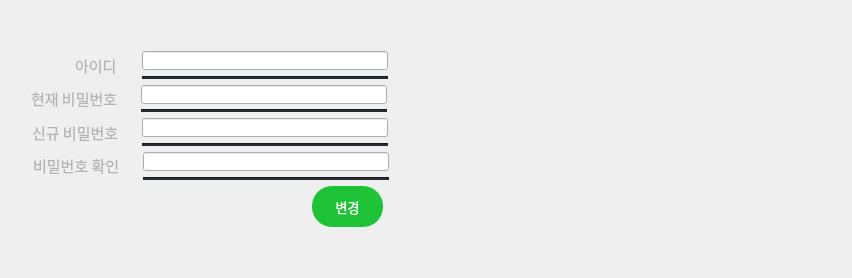
                  <widget class="QWidget" name="setting_user_setting_tab">
                   <layout class="QVBoxLayout" name="verticalLayout_51">
                    <item>
                     <layout class="QHBoxLayout" name="horizontalLayout_2">
                      <item>
                       <spacer name="horizontalSpacer_45">
                        <property name="orientation">
                         <enum>Qt::Orientation::Horizontal</enum>
                        </property>
                        <property name="sizeType">
                         <enum>QSizePolicy::Policy::Fixed</enum>
                        </property>
                        <property name="sizeHint" stdset="0">
                         <size>
                          <width>15</width>
                          <height>20</height>
                         </size>
                        </property>
                       </spacer>
                      </item>
                      <item>
                       <layout class="QVBoxLayout" name="verticalLayout_33">
                        <item>
                         <spacer name="verticalSpacer_24">
                          <property name="orientation">
                           <enum>Qt::Orientation::Vertical</enum>
                          </property>
                          <property name="sizeType">
                           <enum>QSizePolicy::Policy::Fixed</enum>
                          </property>
                          <property name="sizeHint" stdset="0">
                           <size>
                            <width>20</width>
                            <height>40</height>
                           </size>
                          </property>
                         </spacer>
                        </item>
                        <item>
                         <layout class="QVBoxLayout" name="verticalLayout_29">
                          <item>
                           <layout class="QHBoxLayout" name="horizontalLayout_40">
                            <item>
                             <spacer name="horizontalSpacer_35">
                              <property name="orientation">
                               <enum>Qt::Orientation::Horizontal</enum>
                              </property>
                              <property name="sizeType">
                               <enum>QSizePolicy::Policy::Fixed</enum>
                              </property>
                              <property name="sizeHint" stdset="0">
                               <size>
                                <width>48</width>
                                <height>20</height>
                               </size>
                              </property>
                             </spacer>
                            </item>
                            <item>
                             <widget class="QLabel" name="setting_user_id_label">
                              <property name="sizePolicy">
                               <sizepolicy hsizetype="Fixed" vsizetype="Preferred">
                                <horstretch>0</horstretch>
                                <verstretch>0</verstretch>
                               </sizepolicy>
                              </property>
                              <property name="minimumSize">
                               <size>
                                <width>60</width>
                                <height>22</height>
                               </size>
                              </property>
                              <property name="maximumSize">
                               <size>
                                <width>60</width>
                                <height>22</height>
                               </size>
                              </property>
                              <property name="font">
                               <font>
                                <family>Sans</family>
                                <pointsize>11</pointsize>
                               </font>
                              </property>
                              <property name="styleSheet">
                               <string notr="true">color: rgb(179,179,179);
background-color: rgba(255, 255, 255, 0);</string>
                              </property>
                              <property name="text">
                               <string>아이디</string>
                              </property>
                              <property name="alignment">
                               <set>Qt::AlignmentFlag::AlignLeading|Qt::AlignmentFlag::AlignLeft|Qt::AlignmentFlag::AlignVCenter</set>
                              </property>
                             </widget>
                            </item>
                            <item>
                             <layout class="QVBoxLayout" name="verticalLayout_20">
                              <item>
                               <widget class="QLineEdit" name="setting_user_id_input">
                                <property name="sizePolicy">
                                 <sizepolicy hsizetype="Preferred" vsizetype="Fixed">
                                  <horstretch>0</horstretch>
                                  <verstretch>0</verstretch>
                                 </sizepolicy>
                                </property>
                                <property name="minimumSize">
                                 <size>
                                  <width>246</width>
                                  <height>19</height>
                                 </size>
                                </property>
                                <property name="maximumSize">
                                 <size>
                                  <width>9999</width>
                                  <height>19</height>
                                 </size>
                                </property>
                                <property name="styleSheet">
                                 <string notr="true">color: rgb(255, 255, 255);</string>
                                </property>
                                <property name="text">
                                 <string/>
                                </property>
                               </widget>
                              </item>
                              <item>
                               <widget class="Line" name="setting_user_id_input_line">
                                <property name="minimumSize">
                                 <size>
                                  <width>246</width>
                                  <height>3</height>
                                 </size>
                                </property>
                                <property name="maximumSize">
                                 <size>
                                  <width>246</width>
                                  <height>3</height>
                                 </size>
                                </property>
                                <property name="font">
                                 <font>
                                  <family>Sans</family>
                                  <pointsize>5</pointsize>
                                  <strikeout>false</strikeout>
                                 </font>
                                </property>
                                <property name="contextMenuPolicy">
                                 <enum>Qt::ContextMenuPolicy::NoContextMenu</enum>
                                </property>
                                <property name="autoFillBackground">
                                 <bool>false</bool>
                                </property>
                                <property name="styleSheet">
                                 <string notr="true">background-color: rgb(36, 39, 44)</string>
                                </property>
                                <property name="orientation">
                                 <enum>Qt::Orientation::Horizontal</enum>
                                </property>
                               </widget>
                              </item>
                             </layout>
                            </item>
                           </layout>
                          </item>
                          <item>
                           <layout class="QHBoxLayout" name="horizontalLayout_39">
                            <property name="spacing">
                             <number>6</number>
                            </property>
                            <item>
                             <spacer name="horizontalSpacer_60">
                              <property name="orientation">
                               <enum>Qt::Orientation::Horizontal</enum>
                              </property>
                              <property name="sizeType">
                               <enum>QSizePolicy::Policy::Fixed</enum>
                              </property>
                              <property name="sizeHint" stdset="0">
                               <size>
                                <width>5</width>
                                <height>20</height>
                               </size>
                              </property>
                             </spacer>
                            </item>
                            <item>
                             <widget class="QLabel" name="setting_user_pw_label">
                              <property name="sizePolicy">
                               <sizepolicy hsizetype="Fixed" vsizetype="Preferred">
                                <horstretch>0</horstretch>
                                <verstretch>0</verstretch>
                               </sizepolicy>
                              </property>
                              <property name="minimumSize">
                               <size>
                                <width>104</width>
                                <height>22</height>
                               </size>
                              </property>
                              <property name="maximumSize">
                               <size>
                                <width>104</width>
                                <height>22</height>
                               </size>
                              </property>
                              <property name="font">
                               <font>
                                <family>Sans</family>
                                <pointsize>11</pointsize>
                               </font>
                              </property>
                              <property name="styleSheet">
                               <string notr="true">color: rgb(179,179,179);
background-color: rgba(255, 255, 255, 0);</string>
                              </property>
                              <property name="text">
                               <string>현재 비밀번호</string>
                              </property>
                              <property name="alignment">
                               <set>Qt::AlignmentFlag::AlignLeading|Qt::AlignmentFlag::AlignLeft|Qt::AlignmentFlag::AlignVCenter</set>
                              </property>
                             </widget>
                            </item>
                            <item>
                             <layout class="QVBoxLayout" name="verticalLayout_19">
                              <property name="spacing">
                               <number>5</number>
                              </property>
                              <item>
                               <widget class="QLineEdit" name="setting_user_pw_input">
                                <property name="sizePolicy">
                                 <sizepolicy hsizetype="Preferred" vsizetype="Fixed">
                                  <horstretch>0</horstretch>
                                  <verstretch>0</verstretch>
                                 </sizepolicy>
                                </property>
                                <property name="minimumSize">
                                 <size>
                                  <width>246</width>
                                  <height>19</height>
                                 </size>
                                </property>
                                <property name="maximumSize">
                                 <size>
                                  <width>9999</width>
                                  <height>19</height>
                                 </size>
                                </property>
                                <property name="styleSheet">
                                 <string notr="true">color: rgb(255, 255, 255);</string>
                                </property>
                                <property name="text">
                                 <string/>
                                </property>
                                <property name="echoMode">
                                 <enum>QLineEdit::EchoMode::Password</enum>
                                </property>
                               </widget>
                              </item>
                              <item>
                               <widget class="Line" name="setting_user_pw_input_line">
                                <property name="minimumSize">
                                 <size>
                                  <width>246</width>
                                  <height>3</height>
                                 </size>
                                </property>
                                <property name="maximumSize">
                                 <size>
                                  <width>246</width>
                                  <height>3</height>
                                 </size>
                                </property>
                                <property name="font">
                                 <font>
                                  <family>Sans</family>
                                  <pointsize>5</pointsize>
                                  <strikeout>false</strikeout>
                                 </font>
                                </property>
                                <property name="contextMenuPolicy">
                                 <enum>Qt::ContextMenuPolicy::NoContextMenu</enum>
                                </property>
                                <property name="autoFillBackground">
                                 <bool>false</bool>
                                </property>
                                <property name="styleSheet">
                                 <string notr="true">background-color: rgb(36, 39, 44)</string>
                                </property>
                                <property name="orientation">
                                 <enum>Qt::Orientation::Horizontal</enum>
                                </property>
                               </widget>
                              </item>
                             </layout>
                            </item>
                           </layout>
                          </item>
                          <item>
                           <layout class="QHBoxLayout" name="horizontalLayout_37">
                            <item>
                             <spacer name="horizontalSpacer_61">
                              <property name="orientation">
                               <enum>Qt::Orientation::Horizontal</enum>
                              </property>
                              <property name="sizeType">
                               <enum>QSizePolicy::Policy::Fixed</enum>
                              </property>
                              <property name="sizeHint" stdset="0">
                               <size>
                                <width>6</width>
                                <height>20</height>
                               </size>
                              </property>
                             </spacer>
                            </item>
                            <item>
                             <widget class="QLabel" name="setting_user_new_pw_label">
                              <property name="sizePolicy">
                               <sizepolicy hsizetype="Fixed" vsizetype="Preferred">
                                <horstretch>0</horstretch>
                                <verstretch>0</verstretch>
                               </sizepolicy>
                              </property>
                              <property name="minimumSize">
                               <size>
                                <width>104</width>
                                <height>22</height>
                               </size>
                              </property>
                              <property name="maximumSize">
                               <size>
                                <width>104</width>
                                <height>22</height>
                               </size>
                              </property>
                              <property name="font">
                               <font>
                                <family>Sans</family>
                                <pointsize>11</pointsize>
                               </font>
                              </property>
                              <property name="styleSheet">
                               <string notr="true">color: rgb(179,179,179);
background-color: rgba(255, 255, 255, 0);</string>
                              </property>
                              <property name="text">
                               <string>신규 비밀번호</string>
                              </property>
                              <property name="alignment">
                               <set>Qt::AlignmentFlag::AlignLeading|Qt::AlignmentFlag::AlignLeft|Qt::AlignmentFlag::AlignVCenter</set>
                              </property>
                             </widget>
                            </item>
                            <item>
                             <layout class="QVBoxLayout" name="verticalLayout_17">
                              <item>
                               <widget class="QLineEdit" name="setting_user_new_pw_input">
                                <property name="sizePolicy">
                                 <sizepolicy hsizetype="Preferred" vsizetype="Fixed">
                                  <horstretch>0</horstretch>
                                  <verstretch>0</verstretch>
                                 </sizepolicy>
                                </property>
                                <property name="minimumSize">
                                 <size>
                                  <width>246</width>
                                  <height>19</height>
                                 </size>
                                </property>
                                <property name="maximumSize">
                                 <size>
                                  <width>9999</width>
                                  <height>19</height>
                                 </size>
                                </property>
                                <property name="styleSheet">
                                 <string notr="true">color: rgb(255, 255, 255);</string>
                                </property>
                                <property name="text">
                                 <string/>
                                </property>
                                <property name="frame">
                                 <bool>true</bool>
                                </property>
                                <property name="echoMode">
                                 <enum>QLineEdit::EchoMode::Password</enum>
                                </property>
                               </widget>
                              </item>
                              <item>
                               <widget class="Line" name="setting_user_new_pw_input_line">
                                <property name="minimumSize">
                                 <size>
                                  <width>246</width>
                                  <height>3</height>
                                 </size>
                                </property>
                                <property name="maximumSize">
                                 <size>
                                  <width>246</width>
                                  <height>3</height>
                                 </size>
                                </property>
                                <property name="font">
                                 <font>
                                  <family>Sans</family>
                                  <pointsize>5</pointsize>
                                  <strikeout>false</strikeout>
                                 </font>
                                </property>
                                <property name="contextMenuPolicy">
                                 <enum>Qt::ContextMenuPolicy::NoContextMenu</enum>
                                </property>
                                <property name="autoFillBackground">
                                 <bool>false</bool>
                                </property>
                                <property name="styleSheet">
                                 <string notr="true">background-color: rgb(36, 39, 44)</string>
                                </property>
                                <property name="orientation">
                                 <enum>Qt::Orientation::Horizontal</enum>
                                </property>
                               </widget>
                              </item>
                             </layout>
                            </item>
                           </layout>
                          </item>
                          <item>
                           <layout class="QHBoxLayout" name="horizontalLayout_33">
                            <item>
                             <spacer name="horizontalSpacer_62">
                              <property name="orientation">
                               <enum>Qt::Orientation::Horizontal</enum>
                              </property>
                              <property name="sizeType">
                               <enum>QSizePolicy::Policy::Fixed</enum>
                              </property>
                              <property name="sizeHint" stdset="0">
                               <size>
                                <width>7</width>
                                <height>20</height>
                               </size>
                              </property>
                             </spacer>
                            </item>
                            <item>
                             <widget class="QLabel" name="setting_user_new_pw_label2">
                              <property name="sizePolicy">
                               <sizepolicy hsizetype="Fixed" vsizetype="Preferred">
                                <horstretch>0</horstretch>
                                <verstretch>0</verstretch>
                               </sizepolicy>
                              </property>
                              <property name="minimumSize">
                               <size>
                                <width>104</width>
                                <height>27</height>
                               </size>
                              </property>
                              <property name="maximumSize">
                               <size>
                                <width>104</width>
                                <height>27</height>
                               </size>
                              </property>
                              <property name="font">
                               <font>
                                <family>Sans</family>
                                <pointsize>11</pointsize>
                               </font>
                              </property>
                              <property name="styleSheet">
                               <string notr="true">color: rgb(179,179,179);
background-color: rgba(255, 255, 255, 0);</string>
                              </property>
                              <property name="text">
                               <string>비밀번호 확인</string>
                              </property>
                              <property name="alignment">
                               <set>Qt::AlignmentFlag::AlignLeading|Qt::AlignmentFlag::AlignLeft|Qt::AlignmentFlag::AlignVCenter</set>
                              </property>
                             </widget>
                            </item>
                            <item>
                             <layout class="QVBoxLayout" name="verticalLayout_18">
                              <item>
                               <widget class="QLineEdit" name="setting_user_new_pw_input2">
                                <property name="sizePolicy">
                                 <sizepolicy hsizetype="Preferred" vsizetype="Fixed">
                                  <horstretch>0</horstretch>
                                  <verstretch>0</verstretch>
                                 </sizepolicy>
                                </property>
                                <property name="minimumSize">
                                 <size>
                                  <width>246</width>
                                  <height>19</height>
                                 </size>
                                </property>
                                <property name="maximumSize">
                                 <size>
                                  <width>9999</width>
                                  <height>19</height>
                                 </size>
                                </property>
                                <property name="styleSheet">
                                 <string notr="true">color: rgb(255, 255, 255);</string>
                                </property>
                                <property name="text">
                                 <string/>
                                </property>
                                <property name="echoMode">
                                 <enum>QLineEdit::EchoMode::Password</enum>
                                </property>
                               </widget>
                              </item>
                              <item>
                               <widget class="Line" name="setting_user_new_pw_input2_line">
                                <property name="minimumSize">
                                 <size>
                                  <width>246</width>
                                  <height>3</height>
                                 </size>
                                </property>
                                <property name="maximumSize">
                                 <size>
                                  <width>246</width>
                                  <height>3</height>
                                 </size>
                                </property>
                                <property name="font">
                                 <font>
                                  <family>Sans</family>
                                  <pointsize>5</pointsize>
                                  <strikeout>false</strikeout>
                                 </font>
                                </property>
                                <property name="contextMenuPolicy">
                                 <enum>Qt::ContextMenuPolicy::NoContextMenu</enum>
                                </property>
                                <property name="autoFillBackground">
                                 <bool>false</bool>
                                </property>
                                <property name="styleSheet">
                                 <string notr="true">background-color: rgb(36, 39, 44)</string>
                                </property>
                                <property name="orientation">
                                 <enum>Qt::Orientation::Horizontal</enum>
                                </property>
                               </widget>
                              </item>
                             </layout>
                            </item>
                           </layout>
                          </item>
                          <item>
                           <layout class="QHBoxLayout" name="horizontalLayout_41">
                            <item>
                             <spacer name="horizontalSpacer_36">
                              <property name="orientation">
                               <enum>Qt::Orientation::Horizontal</enum>
                              </property>
                              <property name="sizeType">
                               <enum>QSizePolicy::Policy::Fixed</enum>
                              </property>
                              <property name="sizeHint" stdset="0">
                               <size>
                                <width>280</width>
                                <height>20</height>
                               </size>
                              </property>
                             </spacer>
                            </item>
                            <item>
                             <widget class="QPushButton" name="setting_user_save_bnt">
                              <property name="minimumSize">
                               <size>
                                <width>71</width>
                                <height>41</height>
                               </size>
                              </property>
                              <property name="maximumSize">
                               <size>
                                <width>71</width>
                                <height>41</height>
                               </size>
                              </property>
                              <property name="font">
                               <font>
                                <family>Sans</family>
                                <pointsize>10</pointsize>
                               </font>
                              </property>
                              <property name="cursor">
                               <cursorShape>PointingHandCursor</cursorShape>
                              </property>
                              <property name="styleSheet">
                               <string notr="true">background-color: rgb(30, 195, 55);
color: rgb(255, 255, 255);
border-radius: 20px;

</string>
                              </property>
                              <property name="text">
                               <string>변경</string>
                              </property>
                             </widget>
                            </item>
                           </layout>
                          </item>
                         </layout>
                        </item>
                        <item>
                         <spacer name="verticalSpacer_13">
                          <property name="orientation">
                           <enum>Qt::Orientation::Vertical</enum>
                          </property>
                          <property name="sizeHint" stdset="0">
                           <size>
                            <width>20</width>
                            <height>40</height>
                           </size>
                          </property>
                         </spacer>
                        </item>
                       </layout>
                      </item>
                      <item>
                       <spacer name="horizontalSpacer_44">
                        <property name="orientation">
                         <enum>Qt::Orientation::Horizontal</enum>
                        </property>
                        <property name="sizeType">
                         <enum>QSizePolicy::Policy::Fixed</enum>
                        </property>
                        <property name="sizeHint" stdset="0">
                         <size>
                          <width>452</width>
                          <height>20</height>
                         </size>
                        </property>
                       </spacer>
                      </item>
                     </layout>
                    </item>
                   </layout>
                  </widget>
